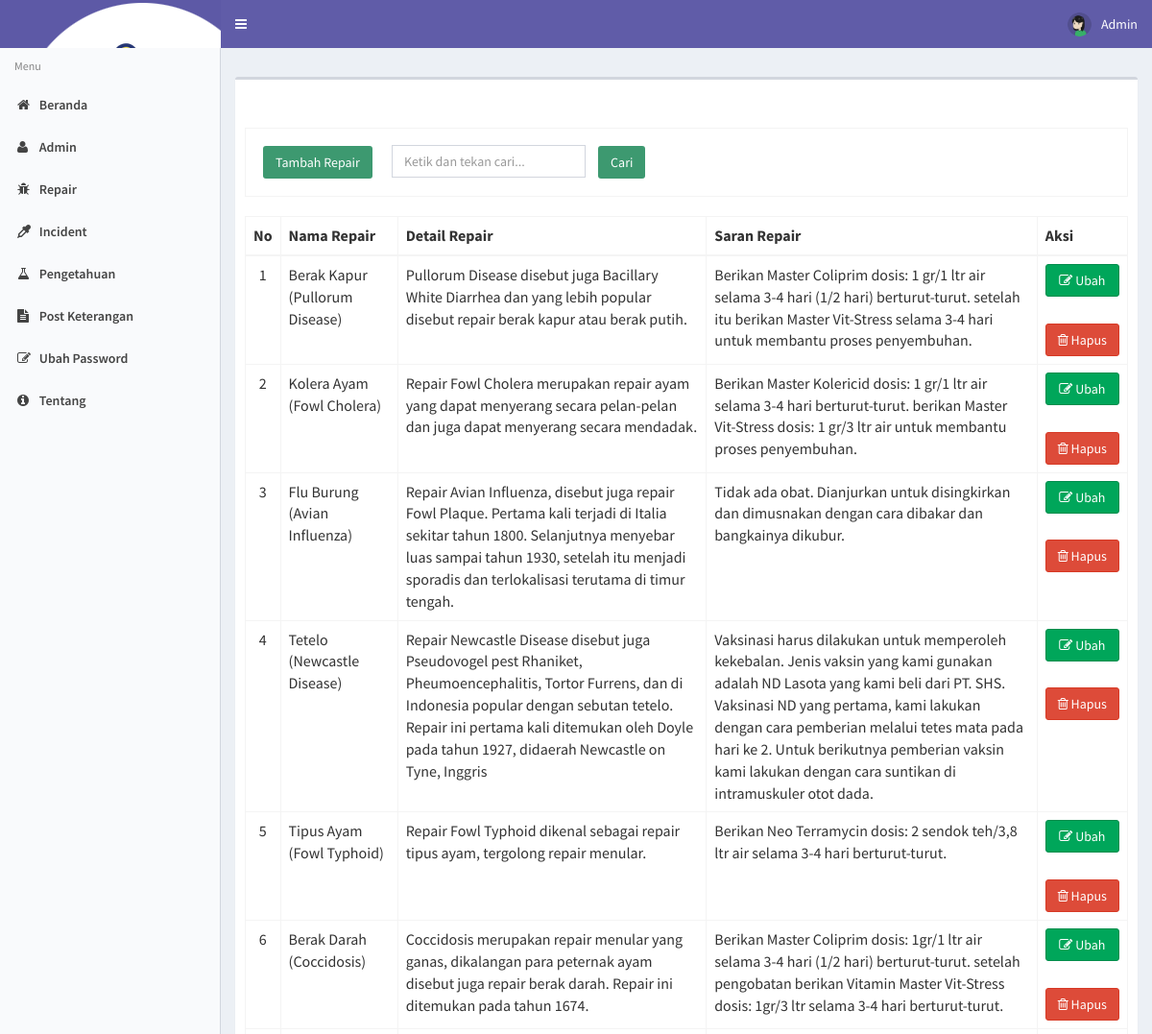
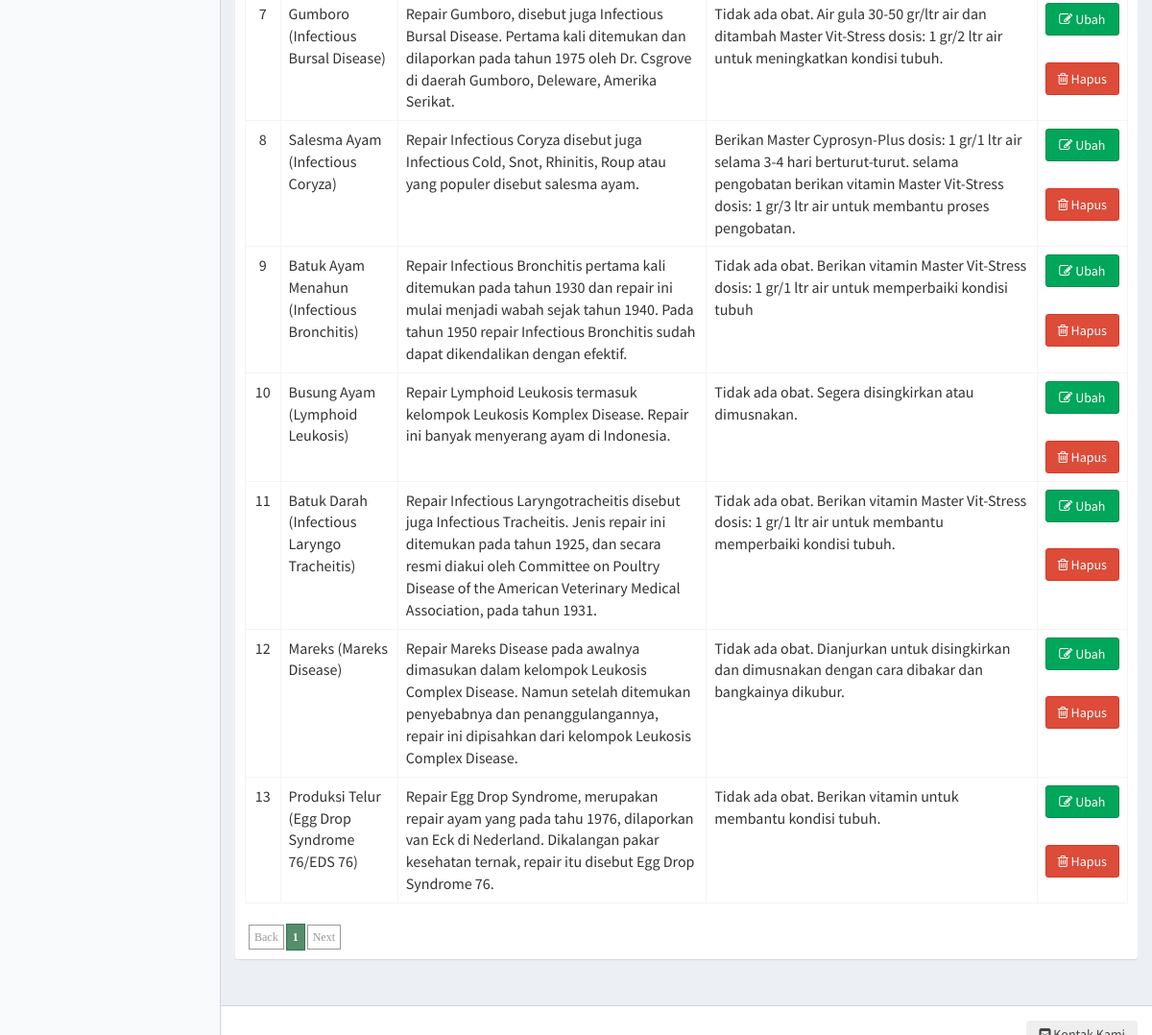
Page /repair (signed in) on the committed database (2 pictures, top to bottom).
### tables this page shows
CREATE TABLE `repair` (
  `kode_repair` int(11) NOT NULL,
  `nama_repair` varchar(50) NOT NULL,
  `det_repair` varchar(500) NOT NULL,
  `srn_repair` varchar(500) NOT NULL,
  `gambar` varchar(500) NOT NULL
);

### modul/repair/repair.php (the view, shortened to what this page needs)
<?php
if (!(isset($_SESSION['username']) && isset($_SESSION['password']))) {
  header('location:index.php');
  exit();
} else {
  ?>
  <?php
  $aksi = "modul/repair/aksi_repair.php";
  switch ($_GET['act'] ?? '') {
    default:
      $offset = $_GET['offset'] ?? 0;
      $limit = 15;
      $tampil = mysqli_query($conn,"SELECT * FROM repair ORDER BY kode_repair");
      echo "<form method=POST action='?module=repair' name=text_form onsubmit='return Blank_TextField_Validator_Cari()'>
          <br><br><table class='table table-bordered'>
		  <tr><td><input class='btn bg-olive margin' type=button name=tambah value='Tambah Repair' onclick=\"window.location.href='repair/tambahrepair';\"><input type=text name='keyword' style='margin-left: 10px;' placeholder='Ketik dan tekan cari...' class='form-control' value='$_POST[keyword]' /> <input class='btn bg-olive margin' type=submit value='   Cari   ' name=Go></td> </tr>
          </table></form>";
      $baris = mysqli_num_rows($tampil);
      if ($_POST['Go'] ?? false) {
        $numrows = mysqli_num_rows(mysqli_query($conn,"SELECT * FROM repair where nama_repair like '%" . $_POST['keyword'] . "%'"));
        if ($numrows > 0) {
          echo "<div class='alert alert-success alert-dismissible'>
                <h4><i class='icon fa fa-check'></i> Sukses!</h4>
                Repair yang anda cari di temukan.
              </div>";
          $i = 1;
          echo" <table class='table table-bordered' style='overflow-x=auto' cellpadding='0' cellspacing='0'>
          <thead>
            <tr>
              <th>No</th>
              <th>Nama Repair</th>
			  <th>Detail Repair</th>
			  <th>Saran Repair</th>
              <th>Aksi</th>
            </tr>
          </thead>
		  <tbody>";
          $hasil = mysqli_query($conn,"SELECT * FROM repair where nama_repair like '%" . $_POST['keyword'] . "%'");
          $no = 1;
          $counter = 1;
          while ($r = mysqli_fetch_array($hasil)) {
            $warna = ($counter % 2 == 0) ? "dark" : "light";
            echo "<tr class='" . $warna . "'>
			 <td align=center>$no</td>
			 <td>{$r['nama_repair']}</td>
			 <td>{$r['det_repair']}</td>
			 <td>{$r['srn_repair']}</td>
			 <td align=center><a type='button' class='btn btn-block btn-success' href=repair/editrepair/{$r['kode_repair']}><i class='fa fa-pencil-square-o' aria-hidden='true'></i> Ubah </a> &nbsp;
	          <a type='button' class='btn btn-block btn-danger' href=\"JavaScript: confirmIt('Anda yakin akan menghapusnya ?','$aksi?module=repair&act=hapus&id={$r['kode_repair']}','','','','u','n','Self','Self')\" onMouseOver=\"self.status=''; return true\" onMouseOut=\"self.status=''; return true\"> <i class='fa fa-trash-o' aria-hidden='true'></i> Hapus</a>
             </td></tr>";
            $no++;
            $counter++;
          }
          echo "</tbody></table>";
        }
        else {
          echo "<div class='alert alert-danger alert-dismissible'>
                <h4><i class='icon fa fa-ban'></i> Gagal!</h4>
                Maaf, Repair yang anda cari tidak ditemukan , silahkan inputkan dengan benar dan cari kembali.
              </div>";
        }
      } else {
        if ($baris > 0) {
          echo" <table class='table table-bordered' style='overflow-x=auto' cellpadding='0' cellspacing='0'>
          <thead>
            <tr>
              <th>No</th>
              <th>Nama Repair</th>
			  <th>Detail Repair</th>
			  <th>Saran Repair</th>
              <th>Aksi</th>
            </tr>
          </thead>
		  <tbody>
		  ";
          $hasil = mysqli_query($conn,"SELECT * FROM repair ORDER BY kode_repair limit $offset,$limit");
          $no = 1 + $offset;
          $counter = 1;
          while ($r = mysqli_fetch_array($hasil)) {
            $warna = ($counter % 2 == 0) ? "dark" : "light";
            echo "<tr class='" . $warna . "'>
			 <td align=center>$no</td>
			 <td>{$r['nama_repair']}</td>
			 <td>{$r['det_repair']}</td>
			 <td>{$r['srn_repair']}</td>
			 <td align=center>
			 <a type='button' class='btn btn-block btn-success' href=repair/editrepair/{$r['kode_repair']}><i class='fa fa-pencil-square-o' aria-hidden='true'></i> Ubah </a> &nbsp;
	          <a type='button' class='btn btn-block btn-danger' href=\"JavaScript: confirmIt('Anda yakin akan menghapusnya ?','$aksi?module=repair&act=hapus&id={$r['kode_repair']}','','','','u','n','Self','Self')\" onMouseOver=\"self.status=''; return true\" onMouseOut=\"self.status=''; return true\">
			  <i class='fa fa-trash-o' aria-hidden='true'></i> Hapus</a>
             </td></tr>";
            $no++;
            $counter++;
          }
          echo "</tbody></table>";
          echo "<div class=paging>";
          if ($offset != 0) {
            $prevoffset = $offset - 10;
            echo "<span class=prevnext> <a href=index.php?module=repair&offset=$prevoffset>Back</a></span>";
          } else {
            echo "<span class=disabled>Back</span>";
          }
          $halaman = intval($baris / $limit);
          if ($baris % $limit) {
            $halaman++;
          }
          for ($i = 1; $i <= $halaman; $i++) {
            $newoffset = $limit * ($i - 1);
            if ($offset != $newoffset) {
              echo "<a href=index.php?module=repair&offset=$newoffset>$i</a>";
            } else {
              echo "<span class=current>" . $i . "</span>";
            }
          }
          if (!(($offset / $limit) + 1 == $halaman) && $halaman != 1) {
            $newoffset = $offset + $limit;
            echo "<span class=prevnext><a href=index.php?module=repair&offset=$newoffset>Next</a>";
          } else {
            echo "<span class=disabled>Next</span>";
          }
          echo "</div>";
        } else {
          echo "<br><b>Data Kosong !</b>";
        }
      }
      break;
  }
  ?>
<?php } ?>

### css/paging.css (style rules this page uses)
div.paging { padding:2px; margin:2px; text-align:left; font-family:Tahoma; font-size:12px; }
div.paging span.current { padding:6px 6px 6px 6px; margin-right:2px; border:1px solid #3a714e; font-weight:bold; background-color:#558e6a; color:#FFFFFF; }
div.paging span.disabled { padding:5px 5px 5px 5px; margin-right:2px; border:1px solid #999999; color:#999999; }

### css/style.css (style rules this page uses)
div.paging { margin-top: 25px; }

### rows in the picture
repair: nama_repair "Berak Kapur (Pullorum Disease)", det_repair "Pullorum Disease disebut juga Bacillary White Diarrhea dan yang lebih popular disebut repair berak kapur atau berak putih.", srn_repair "Berikan Master Coliprim dosis: 1 gr/1 ltr air selama 3-4 hari (1/2 hari) berturut-turut. setelah itu berikan Master Vit-Stress selama 3-4 hari untuk membantu proses penyembuhan."
repair: nama_repair "Kolera Ayam (Fowl Cholera)", det_repair "Repair Fowl Cholera merupakan repair ayam yang dapat menyerang secara pelan-pelan dan juga dapat menyerang secara mendadak.", srn_repair "Berikan Master Kolericid dosis: 1 gr/1 ltr air selama 3-4 hari berturut-turut. berikan Master Vit-Stress dosis: 1 gr/3 ltr air untuk membantu proses penyembuhan."
repair: nama_repair "Flu Burung (Avian Influenza)", det_repair "Repair Avian Influenza, disebut juga repair Fowl Plaque. Pertama kali terjadi di Italia sekitar tahun 1800. Selanjutnya menyebar luas sampai tahun 1930, setelah itu menjadi sporadis dan terlokalisasi terutama di timur tengah.", srn_repair "Tidak ada obat. Dianjurkan untuk disingkirkan dan dimusnakan dengan cara dibakar dan bangkainya dikubur."
repair: nama_repair "Tetelo (Newcastle Disease)", det_repair "Repair Newcastle Disease disebut juga Pseudovogel pest Rhaniket, Pheumoencephalitis, Tortor Furrens, dan di Indonesia popular dengan sebutan tetelo. Repair ini pertama kali ditemukan oleh Doyle pada tahun 1927, didaerah Newcastle on Tyne, Inggris", srn_repair "Vaksinasi harus dilakukan untuk memperoleh kekebalan. Jenis vaksin yang kami gunakan adalah ND Lasota yang kami beli dari PT. SHS. Vaksinasi ND yang pertama, kami lakukan dengan cara pemberian melalui tetes mata pada hari ke 2. Untuk berikutnya pemberian vaksin kami lakukan dengan cara suntikan di intramuskuler otot dada."
repair: nama_repair "Tipus Ayam (Fowl Typhoid)", det_repair "Repair Fowl Typhoid dikenal sebagai repair tipus ayam, tergolong repair menular.", srn_repair "Berikan Neo Terramycin dosis: 2 sendok teh/3,8 ltr air selama 3-4 hari berturut-turut."
repair: nama_repair "Berak Darah (Coccidosis)", det_repair "Coccidosis merupakan repair menular yang ganas, dikalangan para peternak ayam disebut juga repair berak darah. Repair ini ditemukan pada tahun 1674.", srn_repair "Berikan Master Coliprim dosis: 1gr/1 ltr air selama 3-4 hari (1/2 hari) berturut-turut. setelah pengobatan berikan Vitamin Master Vit-Stress dosis: 1gr/3 ltr selama 3-4 hari berturut-turut."
repair: nama_repair "Gumboro (Infectious Bursal Disease)", det_repair "Repair Gumboro, disebut juga Infectious Bursal Disease. Pertama kali ditemukan dan dilaporkan pada tahun 1975 oleh Dr. Csgrove di daerah Gumboro, Deleware, Amerika Serikat.", srn_repair "Tidak ada obat. Air gula 30-50 gr/ltr air dan ditambah Master Vit-Stress dosis: 1 gr/2 ltr air untuk meningkatkan kondisi tubuh."
repair: nama_repair "Salesma Ayam (Infectious Coryza)", det_repair "Repair Infectious Coryza disebut juga Infectious Cold, Snot, Rhinitis, Roup atau yang populer disebut salesma ayam.", srn_repair "Berikan Master Cyprosyn-Plus dosis: 1 gr/1 ltr air selama 3-4 hari berturut-turut. selama pengobatan berikan vitamin Master Vit-Stress dosis: 1 gr/3 ltr air untuk membantu proses pengobatan."
repair: nama_repair "Batuk Ayam Menahun (Infectious Bronchitis)", det_repair "Repair Infectious Bronchitis pertama kali ditemukan pada tahun 1930 dan repair ini mulai menjadi wabah sejak tahun 1940. Pada tahun 1950 repair Infectious Bronchitis sudah dapat dikendalikan dengan efektif.", srn_repair "Tidak ada obat. Berikan vitamin Master Vit-Stress dosis: 1 gr/1 ltr air untuk memperbaiki kondisi tubuh"
repair: nama_repair "Busung Ayam (Lymphoid Leukosis)", det_repair "Repair Lymphoid Leukosis termasuk kelompok Leukosis Komplex Disease. Repair ini banyak menyerang ayam di Indonesia.", srn_repair "Tidak ada obat. Segera disingkirkan atau dimusnakan."
repair: nama_repair "Batuk Darah (Infectious Laryngo Tracheitis)", det_repair "Repair Infectious Laryngotracheitis disebut juga Infectious Tracheitis. Jenis repair ini ditemukan pada tahun 1925, dan secara resmi diakui oleh Committee on Poultry Disease of the American Veterinary Medical Association, pada tahun 1931.", srn_repair "Tidak ada obat. Berikan vitamin Master Vit-Stress dosis: 1 gr/1 ltr air untuk membantu memperbaiki kondisi tubuh."
repair: nama_repair "Mareks (Mareks Disease)", det_repair "Repair Mareks Disease pada awalnya dimasukan dalam kelompok Leukosis Complex Disease. Namun setelah ditemukan penyebabnya dan penanggulangannya, repair ini dipisahkan dari kelompok Leukosis Complex Disease.", srn_repair "Tidak ada obat. Dianjurkan untuk disingkirkan dan dimusnakan dengan cara dibakar dan bangkainya dikubur."
repair: nama_repair "Produksi Telur (Egg Drop Syndrome 76/EDS 76)", det_repair "Repair Egg Drop Syndrome, merupakan repair ayam yang pada tahu 1976, dilaporkan van Eck di Nederland. Dikalangan pakar kesehatan ternak, repair itu disebut Egg Drop Syndrome 76.", srn_repair "Tidak ada obat. Berikan vitamin untuk membantu kondisi tubuh."

### other values in the picture
$_SESSION['username'] "Admin"
